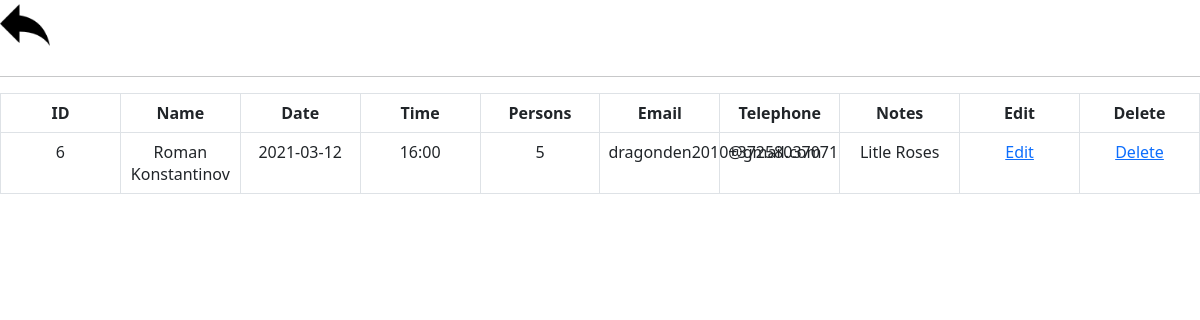
Page /cms/adminReservations.php on the committed database.
### tables this page shows
CREATE TABLE `reservations` (
  `id` int(6) UNSIGNED NOT NULL,
  `userName` varchar(30) NOT NULL,
  `userDate` varchar(30) NOT NULL,
  `userTime` varchar(30) NOT NULL,
  `userPersons` int(2) NOT NULL,
  `userMail` varchar(30) NOT NULL,
  `userPhone` varchar(20) NOT NULL,
  `userNotes` varchar(240) DEFAULT NULL
);

### dbconnect.php (called while the page is built, shortened)
<?php
class DBController
{
	private $host = "localhost";
	private $user = "root";
	private $password = "";
	private $database = "sushiheaven";
	private $conn;
	function __construct()
	{
		$this->conn = $this->connectDB();
	}
	function connectDB()
	{
		$conn = mysqli_connect($this->host,$this->user,$this->password,$this->database);
		return $conn;
	}
	function runQuery($query)
	{
		$result = mysqli_query($this->conn,$query);
		while($row=mysqli_fetch_assoc($result)) {
			$resultset[] = $row;
		}
		if(!empty($resultset))
			return $resultset;
	}
}
?>

### cms/adminReservations.php (the view, shortened to what this page needs)
<?php include 'db.php'?>
<div class="controls">
<a href="index.php"><img src="../images/back.png" alt="" style="width:50px"></a>
</div>
<html>
<head>
</head>
<body>
<hr>
<div class="table-responsive">
<table class="table table-bordered">
<tr>
<th>ID</th><th>Name</th><th>Date</th><th>Time</th><th>Persons</th><th>Email</th><th>Telephone</th><th>Notes</th><th>Edit</th><th>Delete</th>
</tr>
<?php
$comments = $dbHandle->runQuery("SELECT * FROM reservations");
if(!empty($comments))
{
  foreach ($comments as $key => $value)
  {
?>
<tr>
<td><?php echo $comments[$key]["id"]; ?></td>
<td><?php echo $comments[$key]["userName"]; ?></td>
<td><?php echo $comments[$key]["userDate"]; ?></td>
<td><?php echo $comments[$key]["userTime"]; ?></td>
<td><?php echo $comments[$key]["userPersons"]; ?></td>
<td><?php echo $comments[$key]["userMail"]; ?></td>
<td><?php echo $comments[$key]["userPhone"]; ?></td>
<td><?php echo $comments[$key]["userNotes"]; ?></td>
<td><a href="updateSingleReservation.php?id=<?php echo $comments[$key]['id']; ?>">Edit</a></td>
<td><a href="deleteReservation.php?id=<?php echo $comments[$key]['id']; ?>">Delete</a></td>
</tr>
<?php
  }
}
else
{
    echo "no results";
}
?>
</table>
</div>
</body>
</html>

### cms/css/styles.css (style rules this page uses)
.table { text-align: center; table-layout: fixed; width: 100%; }
.controls { padding-bottom: 10px; }

### rows in the picture
reservations: id "6", userName "Roman Konstantinov", userDate "2021-03-12", userTime "16:00", userPersons "5", userMail "dragonden2010@gmail.com", userPhone "+37258037071", userNotes "Litle Roses"
